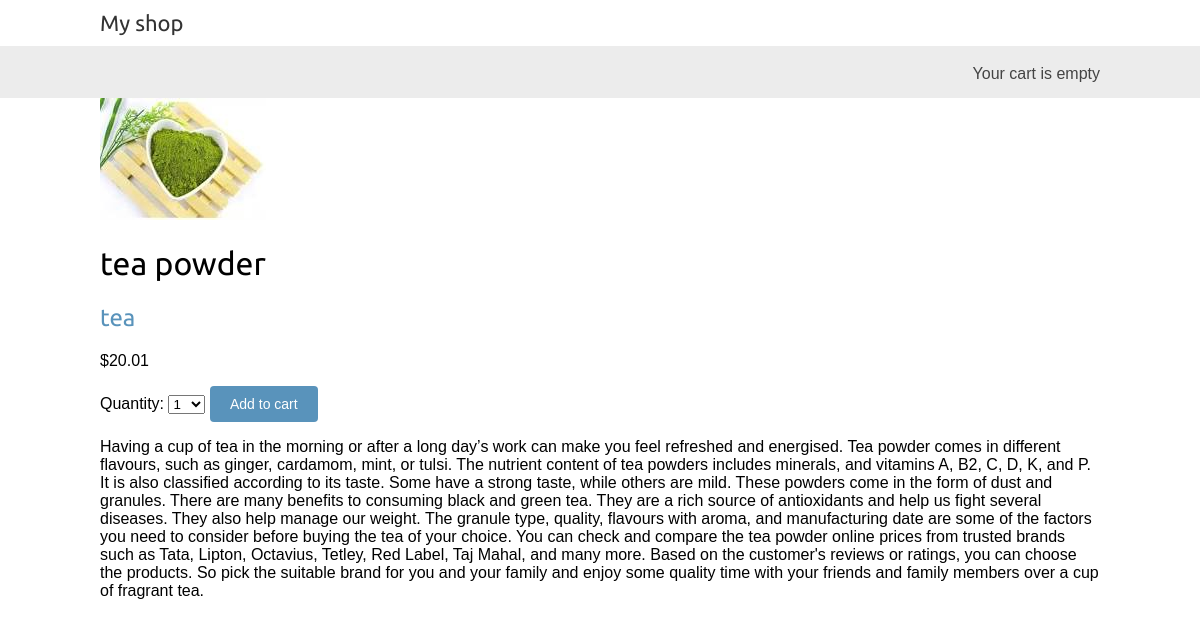
/3/tea-powder/, run on the app's committed database.
### shop/models.py (models this page shows, shortened)
class Product(models.Model):
	category = models.ForeignKey(Category, related_name='products', on_delete=models.CASCADE)
	name = models.CharField(max_length=200)
	slug = models.SlugField(max_length=200)
	image = models.ImageField(upload_to='products/%Y/%m/%d', blank=True)
	description = models.TextField(blank=True)
	price = models.DecimalField(max_digits=10, decimal_places=2)
	available = models.BooleanField(default=True)
	created = models.DateTimeField(auto_now_add=True)
	updated = models.DateTimeField(auto_now=True)
	class Meta:
		ordering = ['name']
		indexes = [
			models.Index(fields=['id','slug']),
			models.Index(fields=['name']),
			models.Index(fields=['-created']),
		]

class Category(models.Model):
	name = models.CharField(max_length=200)
	slug = models.SlugField(max_length=200, unique=True)
	class Meta:
		ordering = ['name']
		indexes = [
			models.Index(fields=['name']),
		]
		verbose_name = 'category'
		verbose_name_plural = 'categories'
	def __str__(self):
		return self.name
	def get_absolute_url(self):
		return reverse('shop:product_list_by_category', args=[self.slug])

### shop/views.py (the view)
# urls.py: path('<int:id>/<slug:slug>/', views.product_detail, name='product_detail'),
def product_detail(request, id, slug):
	product = get_object_or_404(Product, id=id, slug=slug, available=True)
	cart_product_form = CartAddProductForm()
	return render(request, 'shop/product/detail.html', {'product':product,
				'cart_product_form':cart_product_form})

### cart/forms.py
class CartAddProductForm(forms.Form):
	quantity = forms.TypedChoiceField(choices = PRODUCT_QUANTITY_CHOICES, coerce=int)
	override = forms.BooleanField(required=False, initial=False, widget=forms.HiddenInput)

### cart/cart.py (called while the page is built)
	def __len__(self):
		return sum(item['quantity'] for item in self.cart.values())

### cart/context_processors.py (called while the page is built)
def cart(request):
	return {'cart':Cart(request)}

### shop/templates/shop/product/detail.html (shortened to what this page needs)
{% extends 'shop/base.html' %}
{% load static %}
{% block content %}
	<div class="proudct-detail">
		<img src="{% if product.image %}{{ product.image.url }}{% else %}
						{% static 'img/no_image.png' %}{% endif %}">
		<h1>{{ product.name }}</h1>
		<h2>
			<a href="{{ product.category.get_absolute_url }}">{{ product.category }}</a>
		</h2>
		<p class="price">${{ product.price }}</p>
		<form action="{% url 'cart:cart_add' product.id %}" method="post">
			{{ cart_product_form }}
			<input type="submit" value="Add to cart">
		</form>
		{{ product.description|linebreaks }}
	</div>
{% endblock content %}

### shop/static/css/base.css (style rules this page uses)
body { margin:0; padding:0; font-family:helvetica, sans-serif; }
h1, h2, h3, h4, h5 , h6 { font-family: 'Ubuntu', sans-serif; font-weight:normal; }
a { text-decoration:none; color:#5993bb; }
a.button, input[type="submit"] { color:#fff; background:#5993bb; border-radius:4px; padding:10px 20px; font-size:14px; border:0; }

### data on the page
Product: image (picture), name "tea powder", category "tea", price "20.01", description "Having a cup of tea in the morning or after a long day’s work can make you feel refreshed and energised. Tea powder comes in different flavours, such as ginger, cardamom, mint, or tulsi. The nutrient content of tea powders includes minerals, and vitamins A, B2, C, D, K, and P. It is also classified according to its taste. Some have a strong taste, while others are mild. These powders come in the form of dust and granules. There are many benefits to consuming black and green tea. They are a rich source of antioxidants and help us fight several diseases. They also help manage our weight. The granule type, quality, flavours with aroma, and manufacturing date are some of the factors you need to…"
